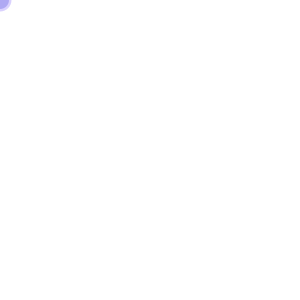
Frame 1 (no input)
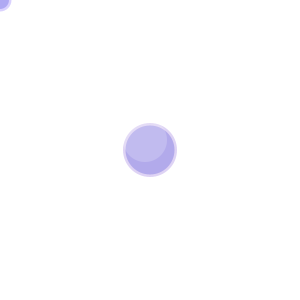
Frame 2 (the mouse pressed at the canvas centre, redrawn once)

The Processing sketch that drew these frames (run headless with seeded random() and noise(); the mouse was pressed at the canvas centre and the sketch redrawn once):

// Processing sketch: OriginalDesign
// ── OriginalDesign.pde
int x;
int y;
int rad;

void setup()
{
	size(300,300);
	background(255);
	noLoop();
}

void draw()
{
	drawBubbles();
	if (keyPressed==true)
	{
		background(random(255),random(255),random(255));
	}
}

void drawBubbles()
{
	noStroke();
	fill(random(100),random(100),random(150,255),50);
	x = mouseX;
	y = mouseY;
	rad = int(random(100));
	ellipse(x, y, rad, rad);
	fill(0,0,200,50);
	ellipse(x, y, rad - 5, rad - 5);
	fill(255,255,255,50);
	ellipse(x - 5, y - 10, rad - 10, rad - 10);
}

void mousePressed()
{
	redraw();
}
